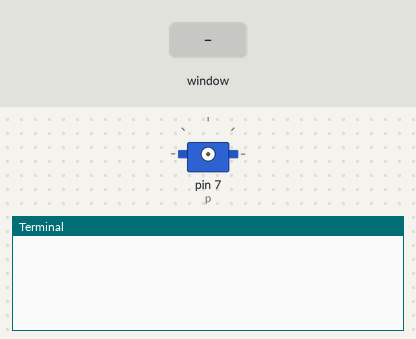
A program run on a simulated Raspberry Pi (header pin numbers). Parts: servo, the last lines printed to the terminal. Inputs (shaded band) come from the test bench. The desktop window is not drawn, its controls go by their first labels and the mouse button is held 0.15 s; servo angles are drawn from the pulse width (0.5 ms = 0°, 2.5 ms = 180°).

Above: at 1.2 s.
1.3 s: control labelled "Forward" in the window clicked
At 1.8 s:
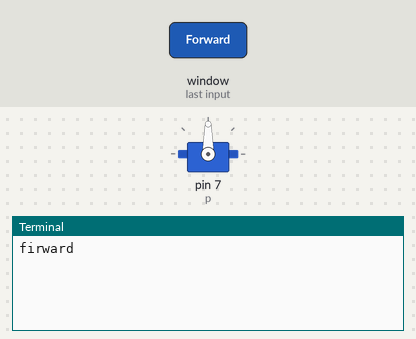
2.8 s: control labelled "Backward" in the window clicked
At 4.5 s:
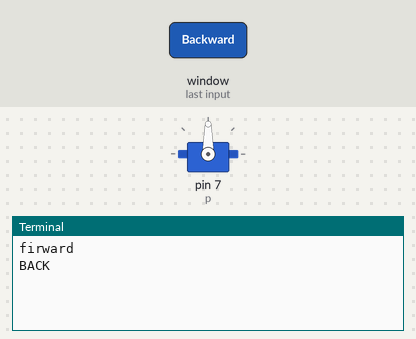

The program:

manualmovement.py
```python
import tkinter as tk
from tkinter import font, ttk
import pigpio
import time
import RPi.GPIO as GPIO


GPIO.setmode(GPIO.BOARD)
GPIO.setup(7, GPIO.OUT)
p = GPIO.PWM(7, 50)
##p.start(7.5)
p.start(0)

##
def forward():
    print('firward')
    p.ChangeDutyCycle(7.5)
    time.sleep(2)
    p.ChangeDutyCycle(0)

##
def backward():
    print('BACK')
##    pi.set_servo_pulsewidth(3, 0)
##    pi.stop()
##
##def left():
##    break
##
##def right():
##    break
##
##def quitFunction():
##    break

window = tk.Tk()
window.geometry("{0}x{1}+0+0".format(window.winfo_screenwidth(), window.winfo_screenheight()))


font = font.Font(family='Helvetica', size=20, weight='bold')


height = 4
width = 10

forwardButton = tk.Button(window, text ="Forward", command = forward, height = height, width = width)
forwardButton.place(x=190, y=10)
##forwardButton.grid(column=3, row=10)
##forwardButton.pack(side='top', expand='yes')

backwardButton = tk.Button(window, text ="Backward", command = backward, height = height, width = width)
backwardButton.place(x=190, y=190)
##backwardButton.pack(side='top')


leftButton= tk.Button(window, text ="Left", command = window.destroy, height = height, width = width)
leftButton.place(x=99,y=100)

rightButton= tk.Button(window, text ="Right", command = window.destroy, height = height, width = width)
rightButton.place(x=281,y=100)

quitButton= tk.Button(window, text ="Quit", command = window.destroy, height = 3, width = 8)
quitButton.place(x=375,y=200)


window.mainloop()
```

Measured:
- after the input at 1.3 s, the terminal: prints a new line at once (image 1)
- after the input at 2.8 s, the terminal: prints a new line after 0.50 s (image 2)
